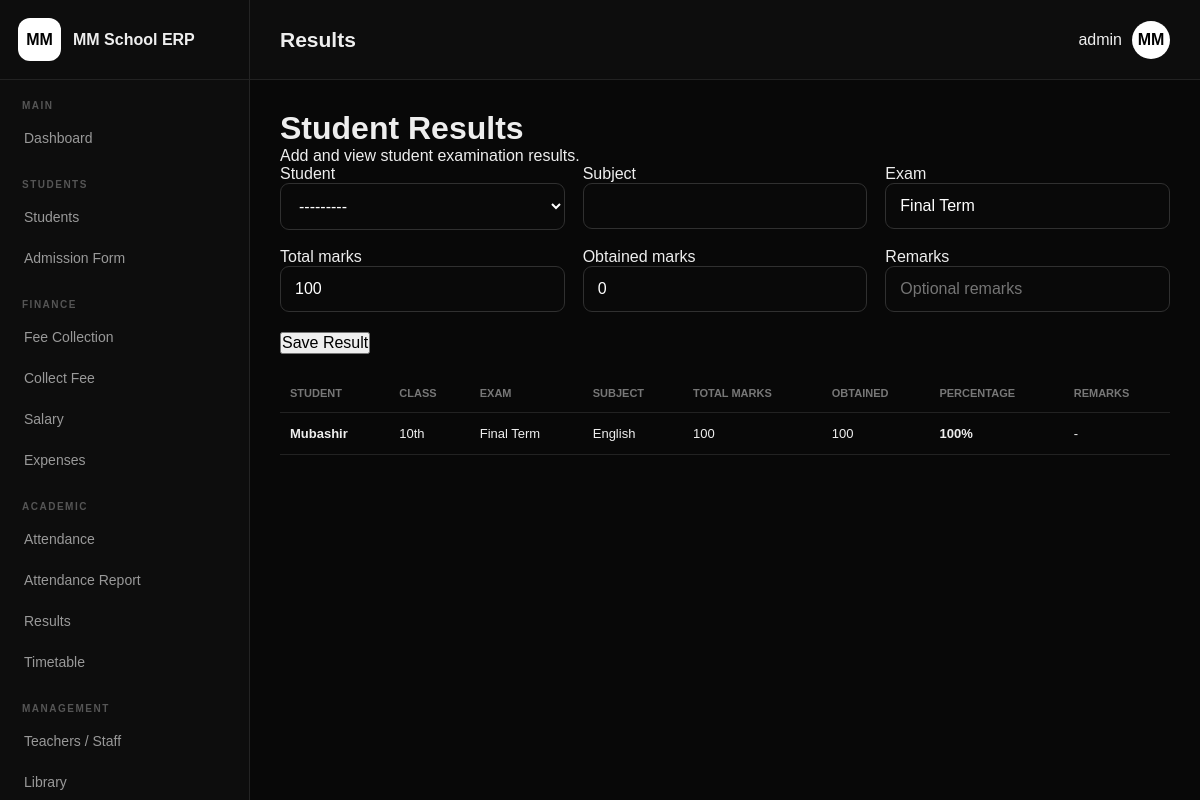
The page /results/ (signed in) on the database its author committed.
### school/models.py (models this page shows, shortened)
class Result(models.Model):
    student = models.ForeignKey(
        Student,
        on_delete=models.CASCADE,
        related_name="results"
    )
    subject = models.CharField(max_length=100)
    exam = models.CharField(max_length=100, default="Final Term")
    total_marks = models.PositiveIntegerField(default=100)
    obtained_marks = models.PositiveIntegerField(default=0)
    remarks = models.CharField(max_length=255, blank=True)
    created_at = models.DateTimeField(auto_now_add=True)
    class Meta:
        ordering = ["student__name", "subject"]

class Student(models.Model):
    admission_id = models.CharField(max_length=30, unique=True)
    name = models.CharField(max_length=150)
    father = models.CharField(max_length=150)
    father_cnic = models.CharField(max_length=30, blank=True)
    cnic = models.CharField(max_length=30, blank=True)
    dob = models.DateField(null=True, blank=True)
    gender = models.CharField(max_length=20, default="Male")
    class_name = models.CharField(max_length=20, choices=CLASSES)
    admission_date = models.DateField()
    monthly_fee = models.DecimalField(max_digits=10, decimal_places=2, default=3000)
    phone = models.CharField(max_length=30, blank=True)
    guardian_phone = models.CharField(max_length=30)
    emergency = models.CharField(max_length=30, blank=True)
    address = models.TextField()
    previous_school = models.CharField(max_length=200, blank=True)
    previous_class = models.CharField(max_length=30, blank=True)
    religion = models.CharField(max_length=50, blank=True)
    blood = models.CharField(max_length=10, blank=True)
    notes = models.TextField(blank=True)
    active = models.BooleanField(default=True)
    created_at = models.DateTimeField(auto_now_add=True)
    class Meta:
        ordering = ["-created_at"]
    def __str__(self):
        return f"{self.admission_id} - {self.name}"

### school/views.py (the view)
# urls.py: path("results/", views.results, name="results"),
@login_required
def results(request):
    results = Result.objects.select_related("student").all()
    if request.method == "POST":
        form = ResultForm(request.POST)
        if form.is_valid():
            form.save()
            messages.success(request, "Result saved successfully!")
            return redirect("results")
    else:
        form = ResultForm()
    return render(
        request,
        "results.html",
        {
            "form": form,
            "results": results,
        },
    )

### school/forms.py
class ResultForm(forms.ModelForm):
    class Meta:
        model = Result
        fields = [
            "student",
            "subject",
            "exam",
            "total_marks",
            "obtained_marks",
            "remarks",
        ]
        widgets = {
            "remarks": forms.TextInput(
                attrs={"placeholder": "Optional remarks"}
            ),
        }

### school/context_processors.py (called while the page is built)
def choices(request):
    return {"classes": CLASSES, "roles": Teacher.ROLE_CHOICES}

### templates/results.html (shortened to what this page needs)
{% extends "base.html" %}
{% block heading %}Results{% endblock %}
{% block content %}
<div class="page-head">
    <div>
        <h1>Student Results</h1>
        <p>Add and view student examination results.</p>
    </div>
</div>
<div class="form-card">
    <form method="post">
        <div class="form-grid">
            {% for field in form %}
            <div>
                <label>{{ field.label }}</label>
                {{ field }}
            </div>
            {% endfor %}
        </div>
        <div style="margin-top:20px;">
            <button type="submit" class="btn">
                Save Result
            </button>
        </div>
    </form>
</div>
<div class="table-wrap" style="margin-top:20px;">
    <table>
        <thead>
            <tr>
                <th>Student</th>
                <th>Class</th>
                <th>Exam</th>
                <th>Subject</th>
                <th>Total Marks</th>
                <th>Obtained</th>
                <th>Percentage</th>
                <th>Remarks</th>
            </tr>
        </thead>
        <tbody>
            {% for result in results %}
            <tr>
                <td>
                    <b>{{ result.student.name }}</b>
                </td>
                <td>{{ result.student.class_name }}</td>
                <td>{{ result.exam }}</td>
                <td>{{ result.subject }}</td>
                <td>{{ result.total_marks }}</td>
                <td>{{ result.obtained_marks }}</td>
                <td>
                    <b>
                        {% widthratio result.obtained_marks result.total_marks 100 %}%
                    </b>
                </td>
                <td>{{ result.remarks|default:"-" }}</td>
            </tr>
            {% empty %}
            <tr>
                <td colspan="8">
                    No results recorded yet.
                </td>
            </tr>
            {% endfor %}
        </tbody>
    </table>
</div>
{% endblock %}

### templates/base.html (shortened to what this page needs)
{% load static %}
<!DOCTYPE html>
<html lang="en">
<head>
<link rel="stylesheet" href="{% static 'css/app.css' %}">
</head>
<body>
<div id="app">
<aside class="sidebar">
    <div class="brand">
        <div class="brand-logo">MM</div>
        <div class="brand-text">MM School ERP</div>
    </div>
    <div class="menu">
        <div class="menu-title">MAIN</div>
        <a href="{% url 'dashboard' %}"
           class="{% if request.resolver_match.url_name == 'dashboard' %}active{% endif %}">
            Dashboard
        </a>
        <div class="menu-title">STUDENTS</div>
        <a href="{% url 'students' %}">
            Students
        </a>
        <a href="{% url 'add_student' %}">
            Admission Form
        </a>
        <div class="menu-title">FINANCE</div>
        <a href="{% url 'fee_collection' %}">
            Fee Collection
        </a>
        <a href="{% url 'collect_fee' %}">
            Collect Fee
        </a>
        <a href="{% url 'salary' %}">Salary</a>
        <a href="{% url 'expenses' %}">
            Expenses
        </a>
<div class="menu-title">Academic</div>
<a href="{% url 'attendance' %}">Attendance</a>
<a href="{% url 'attendance_report' %}">Attendance Report</a>
<a href="{% url 'results' %}">Results</a>
<a href="{% url 'timetable' %}">Timetable</a>
        <div class="menu-title">Management</div>
<a href="{% url 'teachers' %}">Teachers / Staff</a>
<a href="{% url 'library' %}">Library</a>
    </div>
</aside>
<main class="main">
    <div class="topbar">
        <h2>{% block heading %}Dashboard{% endblock %}</h2>
        <div class="user-box">
            <span>{{ request.user.username }}</span>
            <div class="avatar">MM</div>
        </div>
    </div>
    <div class="content">
        {% block content %}{% endblock %}
    </div>
</main>
</div>
</body>
</html>

### static/css/app.css (style rules this page uses)
* { box-sizing:border-box;margin:0;padding:0;font-family:Arial,sans-serif }
body { background:#080808;color:#eee }
button,input,select,textarea { font:inherit }
.logo,.brand-logo,.avatar { background:#fff;color:#000;font-weight:900; display:flex;align-items:center;justify-content:center }
#app { min-height:100vh }
.sidebar { position:fixed;left:0;top:0;bottom:0;width:250px;background:#0d0d0d; border-right:1px solid #242424;overflow-y:auto;z-index:100 }
.brand { height:80px;border-bottom:1px solid #222;display:flex;align-items:center; gap:12px;padding:18px }
.brand-logo { width:43px;height:43px;border-radius:12px }
.brand-text { font-weight:bold }
.menu { padding:15px 12px }
.menu-title { color:#555;font-size:10px;letter-spacing:1.5px;margin:18px 10px 8px; text-transform:uppercase }
.menu a { display:block; width:100%; padding:11px 12px; margin-bottom:3px; background:none; border:0; color:#999; border-radius:8px; text-align:left; cursor:pointer; font-size:14px; transition:all .15s ease; }
.menu-title { color:#555; font-size:10px; font-weight:bold; letter-spacing:1.5px; margin:22px 10px 8px; text-transform:uppercase; }
.menu-title:first-child { margin-top:5px; }
.main { margin-left:250px;min-height:100vh }
.topbar { height:80px;background:#0d0d0d;border-bottom:1px solid #222; display:flex;align-items:center;justify-content:space-between;padding:0 30px; position:sticky;top:0;z-index:50 }
.topbar h2 { font-size:21px }
.user-box { display:flex;align-items:center;gap:10px }
.avatar { width:38px;height:38px;border-radius:50% }
.content { padding:30px }
.table-wrap { overflow-x:auto }
table { width:100%;border-collapse:collapse }
th,td { padding:13px 10px;border-bottom:1px solid #222;text-align:left;white-space:nowrap }
th { font-size:11px;color:#777;text-transform:uppercase }
td { font-size:13px }
.form-grid { display:grid;grid-template-columns:repeat(3,1fr);gap:18px }
.form-control, select, textarea, input[type=text], input[type=password], input[type=date], input[type=number], input[type=email] { width:100%;padding:13px 14px;background:#090909;border:1px solid #303030;color:#fff;border-radius:9px;outline:none }
a { color:inherit;text-decoration:none }

### rows shown on the page
Result: student.name "Mubashir", student.class_name "10th", exam "Final Term", subject "English", total_marks "100", obtained_marks "100", obtained_marks+total_marks "100", remarks "-"

### other values the page prints
{{ request.user.username }} "admin"
{{ field.label }} "Student" "Subject" "Exam" "Total marks" "Obtained marks" "Remarks"
